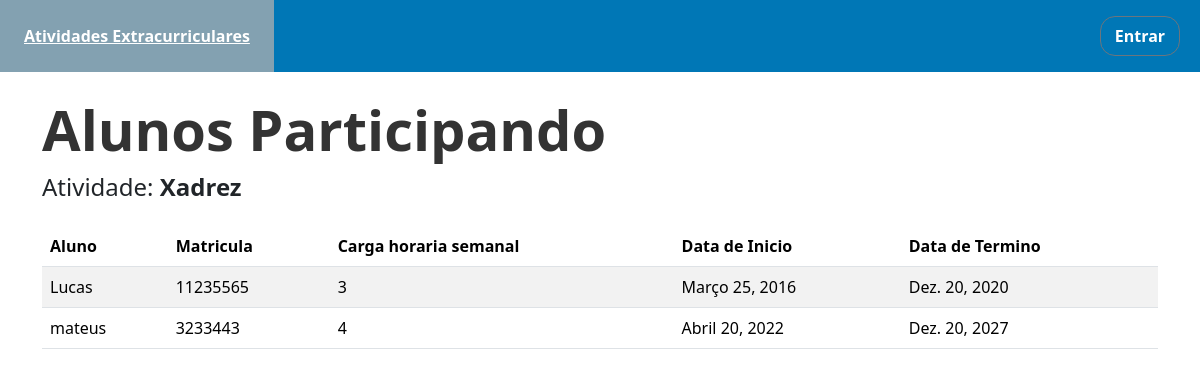
Before: /atividade/1/alunos/ with the older database file.
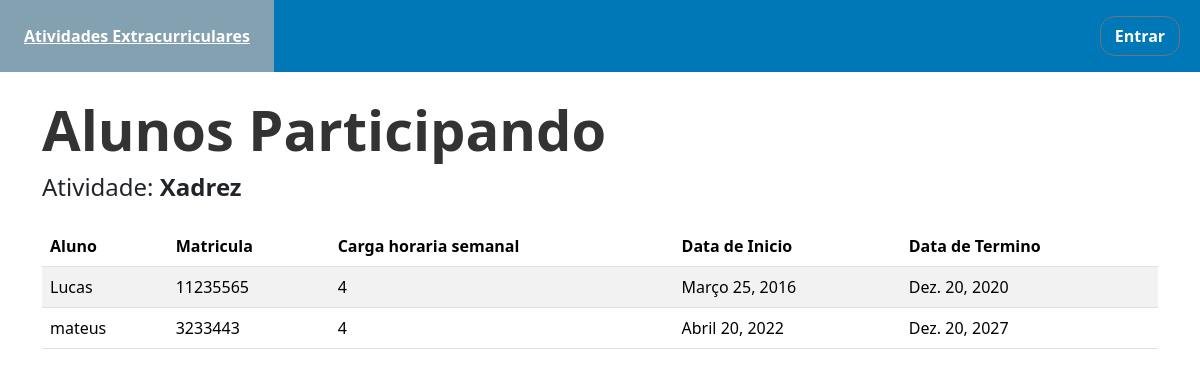
After: the same page with the newer database file.
### site_pfi/models.py (models this page shows)
class AlunoParticipa(models.Model):
    data_inicio = models.DateField()
    data_final = models.DateField(blank=True, null=True) #Talvez colocar valor default
    carga_horaria_semanal = models.IntegerField()
    fk_atividade_extracurricualar = models.ForeignKey('AtividadeExtracurricular', on_delete=models.DO_NOTHING)
    fk_aluno = models.ForeignKey('Aluno', on_delete=models.DO_NOTHING)

class Aluno(models.Model):
    nome = models.CharField(max_length=50)
    email = models.EmailField(max_length=80)
    matricula = models.CharField(max_length=30, unique=True)
    fk_curso = models.ForeignKey('Curso',on_delete=models.SET_NULL, null=True, blank=True )
    def __str__(self):
        return self.nome

### site_pfi/views.py (the view)
# urls.py: path('atividade/<int:pk>/alunos/', views.listar_alunos_participando, name='listar_alunos_participando'),
def listar_alunos_participando(request, pk):
    atividade = AtividadeExtracurricular.objects.get(pk=pk) #Pegando a pk que veio da url
    alunos_participando = AlunoParticipa.objects.filter(fk_atividade_extracurricualar=atividade) #Pegando o aluno de acordo com a atividade
    context = {
        'atividade': atividade,
        'alunos_participando': alunos_participando
    }
    return render(request, 'listar_alunos_participando.html', context=context)

### templates/listar_alunos_participando.html (shortened to what this page needs)
{% extends 'page.html' %}
{% load static %}
{% block conteudo %}
    <div class="container mt-4">
        <h2 class="section-title">Alunos Participando</h2>
        <h4>Atividade: <strong>{{ atividade.nome }}</strong></h4>
        <div class="mt-4">
            {% if alunos_participando %}
                <table class="table table-striped" style="margin-top: 20px;">
                    <thead class='table'>
                    <tr>
                        <th>Aluno</th>
                        <th>Matricula</th>
                        <th>Carga horaria semanal</th>
                        <th>Data de Inicio</th>
                        <th>Data de Termino</th>
                    </tr>
                    </thead>
                    <tbody>
                    {% for al in alunos_participando %}
                        <tr>
                            <td>{{ al.fk_aluno }}</td>
                            <td>{{ al.fk_aluno.matricula }}</td>
                            <td>{{ al.carga_horaria_semanal }}</td>
                            <td>{{ al.data_inicio }}</td>
                            <td>{{ al.data_final }}</td>
                        </tr>
                    {% endfor %}
                    </tbody>
                </table>
            {% else %}
                <p class="text-muted">Nenhum aluno está participando desta atividade.</p>
            {% endif %}
        </div>
</div>
{% endblock conteudo %}

Changed rows visible on the page:
changed AlunoParticipa "Março 25, 2016": carga_horaria_semanal "3" → "4"
